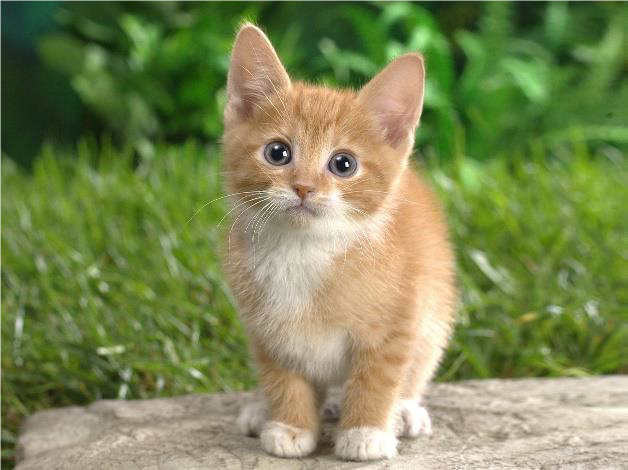
#> input picture hw1deep/cat.png, 628 x 470 px
$ python Tugce_dinc.py
#> lines starting #> are read from the running program, lines starting #| are printed output that depends on the picture
import matplotlib.pyplot as plt
from PIL import Image

def leftby90degree(image):
    imWidth, imHeight = image.size
    pixelMap = image.load()
    img = Image.new( image.mode, [imHeight, imWidth])
    pixelsNew = img.load()
    for i in range(img.size[0]):
        for j in range(img.size[1]):
            pixelsNew[i, j] = pixelMap[imWidth - j - 1, i]
    return img

def rightby90degree(image):
    imWidth, imHeight = image.size
    pixelMap = image.load()
    img = Image.new(image.mode, [imHeight, imWidth])
    pixelsNew = img.load()
    for i in range(img.size[0]):
        for j in range(img.size[1]):
            pixelsNew[i, j] = pixelMap[j, imHeight - i - 1]
    return img

def flipsimagevertically(image):
    imWidth, imHeight = image.size
    pixelMap = image.load()
    img = Image.new( image.mode, [imWidth, imHeight])
    pixelsNew = img.load()
    for i in range(img.size[0]):
        for j in range(img.size[1]):
            pixelsNew[i, j] = pixelMap[i, imHeight- 1 - j]

    return img


def flipsimagehorizantally(image):
    imWidth, imHeight = image.size
    pixelMap = image.load()
    img = Image.new( image.mode, [imWidth, imHeight])
    pixelsNew = img.load()
    for i in range(img.size[0]):
        for j in range(img.size[1]):
            pixelsNew[i, j] = pixelMap[imWidth - i - 1, j]

    return img

def resizesinputimagetohalf(image):
    imWidth, imHeight = image.size
    pixelMap = image.load()
    img = Image.new( image.mode, [imWidth//2, imHeight//2])
    pixelsNew = img.load()
    for i in range(img.size[0]):
        for j in range(img.size[1]):
            sum1 = [0,0,0,255]
            for k in range(i*2, i*2 + 2):
                for l in range(j*2, j*2 + 2):
                    temp = pixelMap[k, l]
                    temp = list(temp)
                    sum1[0] = sum1[0] + temp[0]
                    sum1[1] = sum1[1] + temp[1]
                    sum1[2] = sum1[2] + temp[2]
            sum1[0] = sum1[0] //4
            sum1[1] = sum1[1] //4
            sum1[2] = sum1[2] //4
            pixelsNew[i, j] = tuple(sum1)

    return img

def main():
    img = Image.open('cat.png')
#> img is the input picture: PIL image 628x470 RGBA; mean R, G, B, A 125, 135.3, 84.9, 254.5
    img = img.convert('RGB')
#> img: PIL image 628x470 RGB
    titles = ['Original Image', 'flips cat image vertically',
            'flips cat image horizontally', 'rotates cat image to left by 90 degree', 'rotates cat image to right by 90 degree',
            'resizes input image to half by keeping aspect ratio' ]
    imghorizantal = flipsimagehorizantally(img)
#> in flipsimagehorizantally, `img = Image.new( image.mode, [imWidth, imHeight])`: img: PIL image 628x470 RGB; every value is 0
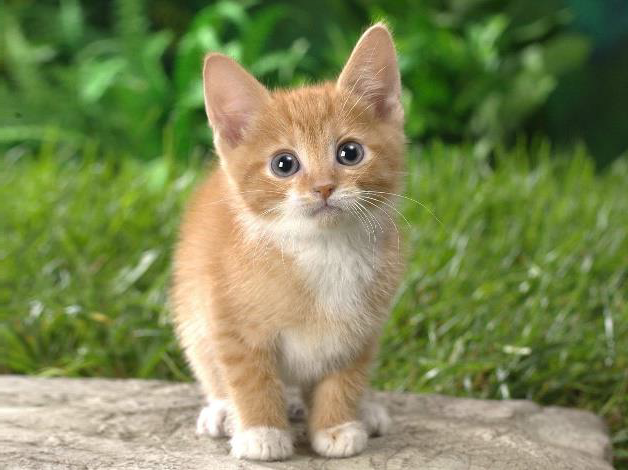
#> imghorizantal: PIL image 628x470 RGB; mean R, G, B 125, 135.3, 84.9

    imgvertical = flipsimagevertically(img)
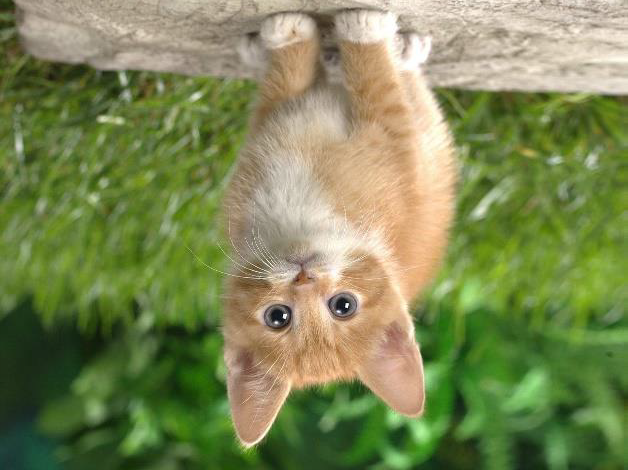
#> imgvertical: PIL image 628x470 RGB; mean R, G, B 125, 135.3, 84.9
    imgleft =  leftby90degree(img)
#> in leftby90degree, `img = Image.new( image.mode, [imHeight, imWidth])`: img: PIL image 470x628 RGB; every value is 0
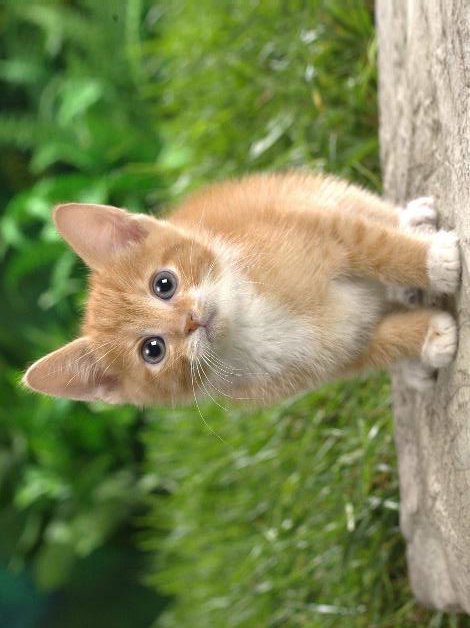
#> imgleft: PIL image 470x628 RGB; mean R, G, B 125, 135.3, 84.9
    imgright = rightby90degree(img)
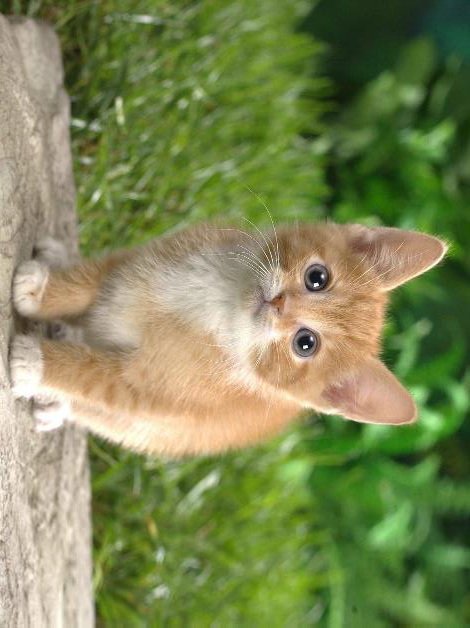
#> imgright: PIL image 470x628 RGB; mean R, G, B 125, 135.3, 84.9
    imghalf = resizesinputimagetohalf(img)
#> in resizesinputimagetohalf, `img = Image.new( image.mode, [imWidth//2, imHeight//2])`: img: PIL image 314x235 RGB; every value is 0

    images = [img, imgvertical, imghorizantal, imgleft, imgright, imghalf]
    for i in range(6):
        plt.subplot(2,3,i+1),plt.imshow(images[i],'gray')
        plt.title(titles[i]),plt.xticks([]),plt.yticks([])
    plt.show()

if __name__ == '__main__':
    main()
